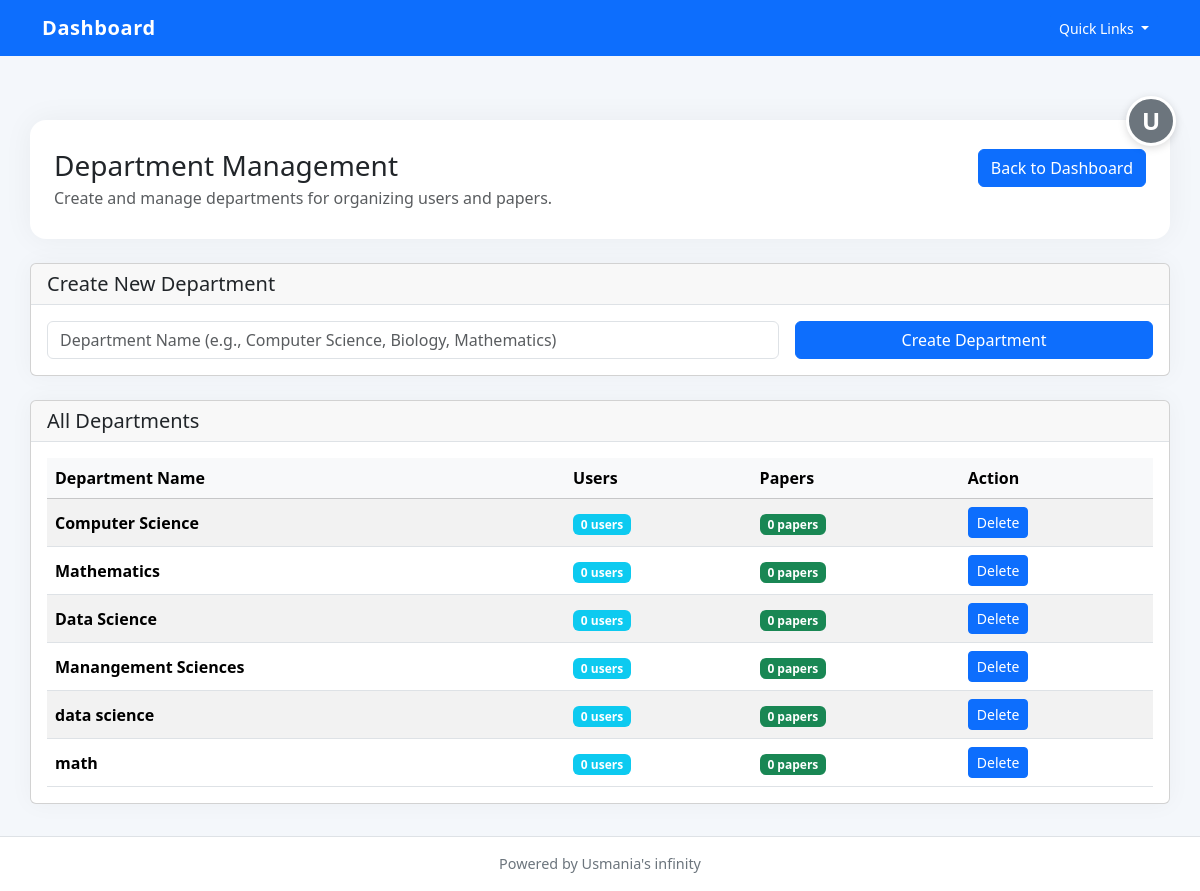
The app's page /admin/departments (signed in), older data.
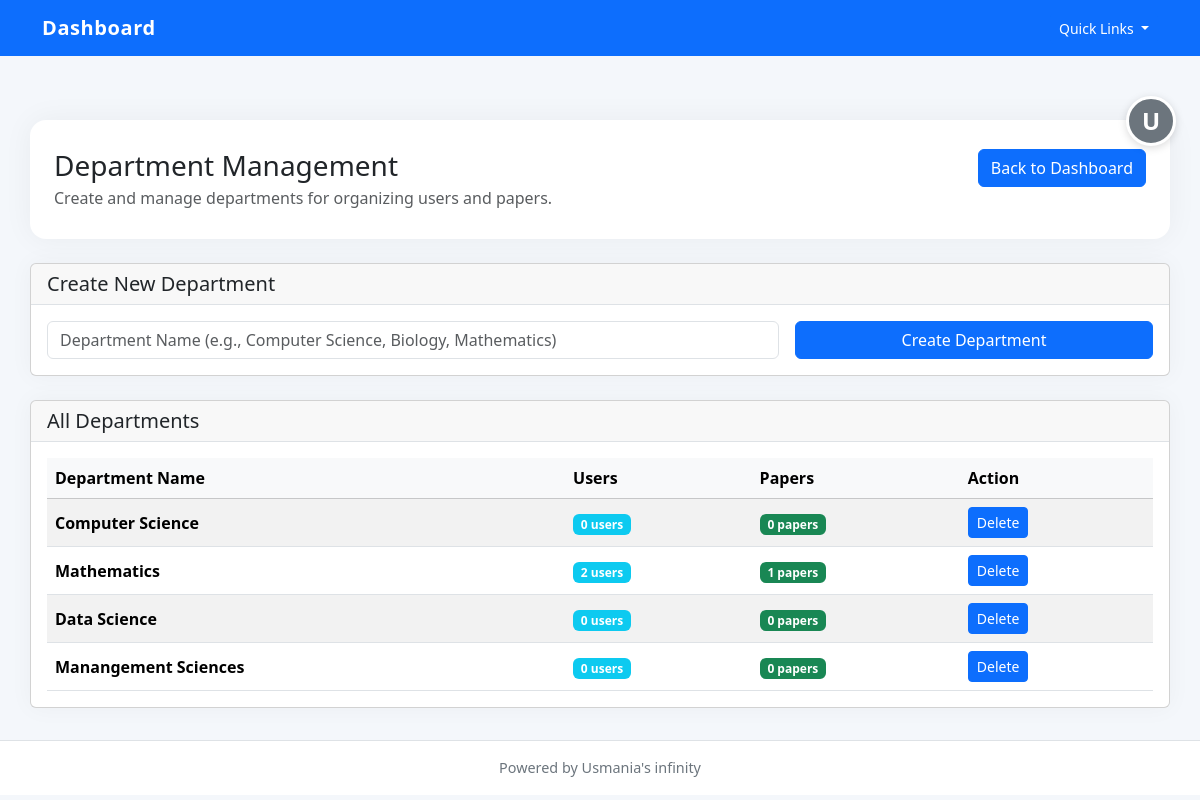
The same page, newer data.
### app/models.py (models this page shows)
class User(UserMixin, db.Model):
    __tablename__ = "users"
    id = db.Column(db.Integer, primary_key=True)
    name = db.Column(db.String(150), nullable=False)
    email = db.Column(db.String(150), unique=True, nullable=False)
    password = db.Column(db.String(255), nullable=False)
    role = db.Column(db.String(50), default="faculty")  # faculty / admin
    department_id = db.Column(db.Integer, db.ForeignKey("departments.id"))
    papers = db.relationship("Paper", backref="author", lazy=True)
    approved = db.Column(db.Boolean, default=False)
    created_at = db.Column(db.DateTime, default=datetime.utcnow)

class Department(db.Model):
    __tablename__ = "departments"
    id = db.Column(db.Integer, primary_key=True)
    name = db.Column(db.String(150), unique=True, nullable=False)
    users = db.relationship("User", backref="department", lazy=True)
    papers = db.relationship("Paper", backref="department", lazy=True)

### app/routes/admin.py (the view)
@admin_bp.route("/departments")
@login_required
def view_departments():
    if current_user.role != "admin":
        return redirect(url_for("auth.dashboard"))
    departments = Department.query.all()
    return render_template("admin_departments.html", departments=departments)

### app/routes/auth.py (called while the page is built)
@login_manager.user_loader
def load_user(user_id):
    return User.query.get(int(user_id))

### app/templates/admin_departments.html (shortened to what this page needs)
{% extends "base.html" %}
{% block content %}
<div class="page-header">
    <div class="d-flex flex-column flex-md-row justify-content-between gap-3 align-items-start">
        <div>
            <h1 class="h3 mb-1">Department Management</h1>
            <p class="text-muted mb-0">Create and manage departments for organizing users and papers.</p>
        </div>
        <div>
            <a class="btn btn-primary" href="{{ url_for('admin.dashboard') }}">Back to Dashboard</a>
        </div>
    </div>
</div>
<div class="card card-shadow mb-4">
    <div class="card-header border-bottom">
        <h5 class="card-title mb-0">Create New Department</h5>
    </div>
    <div class="card-body">
        <form method="POST" action="{{ url_for('admin.add_department') }}">
            <div class="row g-3">
                <div class="col-md-8">
                    <input type="text" name="name" class="form-control" placeholder="Department Name (e.g., Computer Science, Biology, Mathematics)" required>
                </div>
                <div class="col-md-4">
                    <button type="submit" class="btn btn-primary w-100">Create Department</button>
                </div>
            </div>
        </form>
    </div>
</div>
<div class="card card-shadow">
    <div class="card-header border-bottom">
        <h5 class="card-title mb-0">All Departments</h5>
    </div>
    <div class="card-body">
        {% if departments %}
        <div class="table-responsive">
            <table class="table table-striped align-middle mb-0">
                <thead class="table-light">
                    <tr>
                        <th>Department Name</th>
                        <th>Users</th>
                        <th>Papers</th>
                        <th>Action</th>
                    </tr>
                </thead>
                <tbody>
                    {% for dept in departments %}
                    <tr>
                        <td>
                            <strong>{{ dept.name }}</strong>
                        </td>
                        <td>
                            <span class="badge bg-info">{{ dept.users|length }} users</span>
                        </td>
                        <td>
                            <span class="badge bg-success">{{ dept.papers|length }} papers</span>
                        </td>
                        <td>
                            <form method="POST" action="{{ url_for('admin.delete_department', dept_id=dept.id) }}" style="display:inline;">
                                <button type="submit" class="btn btn-sm btn-danger" onclick="return confirm('Are you sure you want to delete this department?');">Delete</button>
                            </form>
                        </td>
                    </tr>
                    {% endfor %}
                </tbody>
            </table>
        </div>
        {% else %}
        <p class="text-muted mb-0">No departments created yet. Create one using the form above.</p>
        {% endif %}
    </div>
</div>
{% endblock %}

### app/templates/base.html (shortened to what this page needs)
<!DOCTYPE html>
<html lang="en">
<head>
    <link href="https://cdn.jsdelivr.net/npm/bootstrap@5.3.3/dist/css/bootstrap.min.css" rel="stylesheet">
</head>
<body>
<nav class="navbar navbar-expand-lg navbar-dark bg-primary fixed-top">
    <div class="container">
        <a class="navbar-brand" href="{{ url_for('home') }}">Dashboard</a>
        <button class="navbar-toggler" type="button" data-bs-toggle="collapse" data-bs-target="#mainNav" aria-controls="mainNav" aria-expanded="false" aria-label="Toggle navigation">
        <div class="collapse navbar-collapse" id="mainNav">
            <div class="d-flex align-items-center ms-3">
                <div class="dropdown">
                    <button class="btn btn-light btn-sm dropdown-toggle" type="button" id="quickLinksDropdown" data-bs-toggle="dropdown" aria-expanded="false">
                        Quick Links
                    </button>
                </div>
            </div>
        </div>
    </div>
</nav>
<div class="profile-btn-container">
    {% if current_user.is_authenticated %}
    <a href="{{ url_for('auth.dashboard') }}" class="profile-btn" title="Profile">{{ current_user.name[0].upper() }}</a>
    {% else %}
    <a href="{{ url_for('auth.login') }}" class="profile-btn" title="Login">👤</a>
    {% endif %}
</div>
<div class="container content">
    {% block content %}{% endblock %}
</div>
<footer class="footer bg-white border-top">
    <div class="container">Powered by Usmania's infinity</div>
</footer>
</body>
</html>

### app/templates/base.html (style rules this page uses)
body { padding-top: 5.5rem; background: #f4f7fb; min-height: 100vh; }
.content { padding: 2rem 0; }
.navbar-brand { font-weight: 700; letter-spacing: 0.03em; }
.page-header { padding: 1.8rem 1.5rem; background: #ffffff; border-radius: 1rem; box-shadow: 0 0 30px rgba(0, 0, 0, 0.05); margin-bottom: 1.5rem; }
.page-header h1 { margin-bottom: 0.25rem; }
.btn, .btn-primary, .btn-outline-primary, .btn-outline-secondary, .btn-outline-info, .btn-secondary, .btn-danger, .btn-light { color: #fff !important; background-color: #0d6efd !important; border-color: #0d6efd !important; }
.card-shadow { box-shadow: 0 0 25px rgba(0,0,0,.04); }
.footer { padding: 1rem 0; text-align: center; color: #6c757d; font-size: 0.9rem; }
.profile-btn-container { position: fixed; top: 6rem; right: 1.5rem; z-index: 1000; }
.profile-btn { width: 50px; height: 50px; border-radius: 50%; background-color: #6c757d; color: white; display: flex; align-items: center; justify-content: center; text-decoration: none; font-weight: 600; font-size: 1.5rem; transition: all 0.3s ease; border: 3px solid white; box-shadow: 0 2px 8px rgba(0, 0, 0, 0.15); }

Row changes from the older to the newer data that the page shows:
removed Department: name "data science", users|length "0", papers|length "0"
removed Department: name "math", users|length "0", papers|length "0"
computed for Department "Mathematics": users|length "0" → "2"; papers|length "0" → "1"
